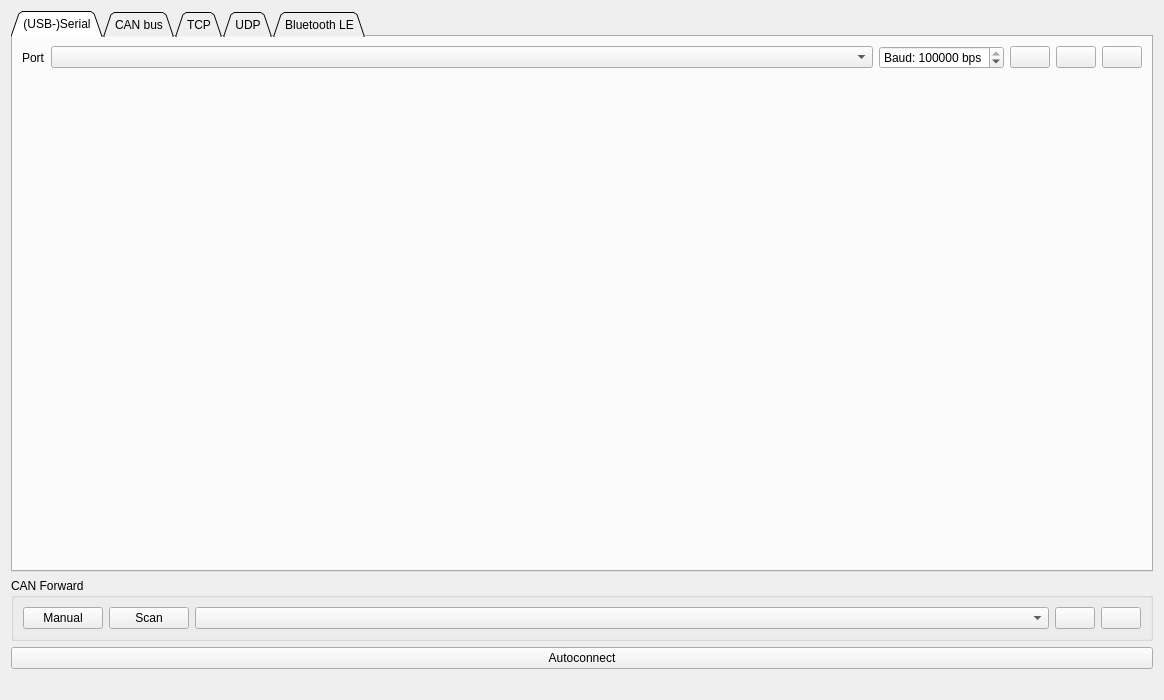
<?xml version="1.0" encoding="UTF-8"?>
<ui version="4.0">
 <class>PageConnection</class>
 <widget class="QWidget" name="PageConnection">
  <property name="geometry">
   <rect>
    <x>0</x>
    <y>0</y>
    <width>1164</width>
    <height>700</height>
   </rect>
  </property>
  <property name="windowTitle">
   <string>Form</string>
  </property>
  <layout class="QVBoxLayout" name="verticalLayout">
   <item>
    <widget class="QTabWidget" name="tabWidget">
     <property name="tabPosition">
      <enum>QTabWidget::North</enum>
     </property>
     <property name="tabShape">
      <enum>QTabWidget::Triangular</enum>
     </property>
     <property name="currentIndex">
      <number>0</number>
     </property>
     <widget class="QWidget" name="tab">
      <attribute name="title">
       <string>(USB-)Serial</string>
      </attribute>
      <layout class="QVBoxLayout" name="verticalLayout_2">
       <item>
        <layout class="QHBoxLayout" name="horizontalLayout">
         <item>
          <widget class="QLabel" name="label_2">
           <property name="text">
            <string>Port</string>
           </property>
          </widget>
         </item>
         <item>
          <widget class="QComboBox" name="serialPortBox">
           <property name="sizePolicy">
            <sizepolicy hsizetype="MinimumExpanding" vsizetype="Fixed">
             <horstretch>0</horstretch>
             <verstretch>0</verstretch>
            </sizepolicy>
           </property>
           <property name="toolTip">
            <string>Serial port</string>
           </property>
          </widget>
         </item>
         <item>
          <widget class="QSpinBox" name="serialBaudBox">
           <property name="toolTip">
            <string>Baudrate</string>
           </property>
           <property name="suffix">
            <string> bps</string>
           </property>
           <property name="prefix">
            <string>Baud: </string>
           </property>
           <property name="maximum">
            <number>3000000</number>
           </property>
           <property name="value">
            <number>115200</number>
           </property>
          </widget>
         </item>
         <item>
          <widget class="QPushButton" name="serialRefreshButton">
           <property name="sizePolicy">
            <sizepolicy hsizetype="Fixed" vsizetype="Fixed">
             <horstretch>0</horstretch>
             <verstretch>0</verstretch>
            </sizepolicy>
           </property>
           <property name="toolTip">
            <string>Refresh serial port list</string>
           </property>
           <property name="text">
            <string/>
           </property>
           <property name="icon">
            <iconset resource="../res.qrc">
             <normaloff>:/res/icons/Refresh-96.png</normaloff>:/res/icons/Refresh-96.png</iconset>
           </property>
          </widget>
         </item>
         <item>
          <widget class="QPushButton" name="serialDisconnectButton">
           <property name="sizePolicy">
            <sizepolicy hsizetype="Fixed" vsizetype="Fixed">
             <horstretch>0</horstretch>
             <verstretch>0</verstretch>
            </sizepolicy>
           </property>
           <property name="toolTip">
            <string>Disconnect</string>
           </property>
           <property name="text">
            <string/>
           </property>
           <property name="icon">
            <iconset resource="../res.qrc">
             <normaloff>:/res/icons/Disconnected-96.png</normaloff>:/res/icons/Disconnected-96.png</iconset>
           </property>
          </widget>
         </item>
         <item>
          <widget class="QPushButton" name="serialConnectButton">
           <property name="sizePolicy">
            <sizepolicy hsizetype="Fixed" vsizetype="Fixed">
             <horstretch>0</horstretch>
             <verstretch>0</verstretch>
            </sizepolicy>
           </property>
           <property name="toolTip">
            <string>Connect</string>
           </property>
           <property name="text">
            <string/>
           </property>
           <property name="icon">
            <iconset resource="../res.qrc">
             <normaloff>:/res/icons/Connected-96.png</normaloff>:/res/icons/Connected-96.png</iconset>
           </property>
          </widget>
         </item>
        </layout>
       </item>
       <item>
        <spacer name="verticalSpacer">
         <property name="orientation">
          <enum>Qt::Vertical</enum>
         </property>
         <property name="sizeHint" stdset="0">
          <size>
           <width>0</width>
           <height>0</height>
          </size>
         </property>
        </spacer>
       </item>
      </layout>
     </widget>
     <widget class="QWidget" name="tab_4">
      <attribute name="title">
       <string>CAN bus</string>
      </attribute>
      <layout class="QVBoxLayout" name="verticalLayout_7">
       <item>
        <layout class="QHBoxLayout" name="horizontalLayout_7">
         <item>
          <widget class="QLabel" name="label_6">
           <property name="text">
            <string>Interface</string>
           </property>
          </widget>
         </item>
         <item>
          <widget class="QComboBox" name="CANbusInterfaceBox">
           <property name="toolTip">
            <string>CAN bus interfaces detected</string>
           </property>
           <property name="editable">
            <bool>false</bool>
           </property>
           <property name="currentText">
            <string/>
           </property>
          </widget>
         </item>
         <item>
          <widget class="QLabel" name="label_5">
           <property name="text">
            <string>ESC ID</string>
           </property>
          </widget>
         </item>
         <item>
          <widget class="QComboBox" name="CANbusTargetIdBox">
           <property name="sizePolicy">
            <sizepolicy hsizetype="MinimumExpanding" vsizetype="Fixed">
             <horstretch>0</horstretch>
             <verstretch>0</verstretch>
            </sizepolicy>
           </property>
           <property name="toolTip">
            <string>Discovered ESC nodes in the bus</string>
           </property>
          </widget>
         </item>
         <item>
          <widget class="QSpinBox" name="CANbusBitrateBox">
           <property name="enabled">
            <bool>false</bool>
           </property>
           <property name="focusPolicy">
            <enum>Qt::WheelFocus</enum>
           </property>
           <property name="toolTip">
            <string>This configuration is not supported by the socketcan backend. However it is possible to set the rate when configuring the CAN network interface using the ip link command.</string>
           </property>
           <property name="suffix">
            <string> kbit/s</string>
           </property>
           <property name="prefix">
            <string>Bit rate: </string>
           </property>
           <property name="maximum">
            <number>1000</number>
           </property>
           <property name="value">
            <number>500</number>
           </property>
          </widget>
         </item>
         <item>
          <widget class="QPushButton" name="CANbusScanButton">
           <property name="sizePolicy">
            <sizepolicy hsizetype="Fixed" vsizetype="Fixed">
             <horstretch>0</horstretch>
             <verstretch>0</verstretch>
            </sizepolicy>
           </property>
           <property name="toolTip">
            <string>Discover ESC nodes in the CAN bus</string>
           </property>
           <property name="text">
            <string>Scan</string>
           </property>
           <property name="icon">
            <iconset resource="../res.qrc">
             <normaloff>:/res/icons/Refresh-96.png</normaloff>:/res/icons/Refresh-96.png</iconset>
           </property>
          </widget>
         </item>
         <item>
          <widget class="QPushButton" name="CANbusDisconnectButton">
           <property name="sizePolicy">
            <sizepolicy hsizetype="Fixed" vsizetype="Fixed">
             <horstretch>0</horstretch>
             <verstretch>0</verstretch>
            </sizepolicy>
           </property>
           <property name="toolTip">
            <string>Disconnect</string>
           </property>
           <property name="text">
            <string/>
           </property>
           <property name="icon">
            <iconset resource="../res.qrc">
             <normaloff>:/res/icons/Disconnected-96.png</normaloff>:/res/icons/Disconnected-96.png</iconset>
           </property>
          </widget>
         </item>
         <item>
          <widget class="QPushButton" name="CANbusConnectButton">
           <property name="enabled">
            <bool>true</bool>
           </property>
           <property name="sizePolicy">
            <sizepolicy hsizetype="Fixed" vsizetype="Fixed">
             <horstretch>0</horstretch>
             <verstretch>0</verstretch>
            </sizepolicy>
           </property>
           <property name="toolTip">
            <string>Connect to a ESC node</string>
           </property>
           <property name="text">
            <string/>
           </property>
           <property name="icon">
            <iconset resource="../res.qrc">
             <normaloff>:/res/icons/Connected-96.png</normaloff>:/res/icons/Connected-96.png</iconset>
           </property>
          </widget>
         </item>
        </layout>
       </item>
       <item>
        <spacer name="verticalSpacer_4">
         <property name="orientation">
          <enum>Qt::Vertical</enum>
         </property>
         <property name="sizeHint" stdset="0">
          <size>
           <width>0</width>
           <height>0</height>
          </size>
         </property>
        </spacer>
       </item>
      </layout>
     </widget>
     <widget class="QWidget" name="tab_2">
      <attribute name="title">
       <string>TCP</string>
      </attribute>
      <layout class="QVBoxLayout" name="verticalLayout_3">
       <item>
        <widget class="QGroupBox" name="groupBox_3">
         <property name="title">
          <string>TCP Client</string>
         </property>
         <layout class="QHBoxLayout" name="horizontalLayout_3">
          <item>
           <widget class="QLabel" name="label">
            <property name="text">
             <string>Address</string>
            </property>
           </widget>
          </item>
          <item>
           <widget class="QLineEdit" name="tcpServerEdit">
            <property name="text">
             <string>127.0.0.1</string>
            </property>
           </widget>
          </item>
          <item>
           <widget class="QSpinBox" name="tcpPortBox">
            <property name="prefix">
             <string>Port: </string>
            </property>
            <property name="maximum">
             <number>65535</number>
            </property>
            <property name="value">
             <number>65102</number>
            </property>
           </widget>
          </item>
          <item>
           <widget class="QPushButton" name="tcpDisconnectButton">
            <property name="sizePolicy">
             <sizepolicy hsizetype="Fixed" vsizetype="Fixed">
              <horstretch>0</horstretch>
              <verstretch>0</verstretch>
             </sizepolicy>
            </property>
            <property name="toolTip">
             <string>Disconnect</string>
            </property>
            <property name="text">
             <string/>
            </property>
            <property name="icon">
             <iconset resource="../res.qrc">
              <normaloff>:/res/icons/Disconnected-96.png</normaloff>:/res/icons/Disconnected-96.png</iconset>
            </property>
           </widget>
          </item>
          <item>
           <widget class="QPushButton" name="tcpConnectButton">
            <property name="sizePolicy">
             <sizepolicy hsizetype="Fixed" vsizetype="Fixed">
              <horstretch>0</horstretch>
              <verstretch>0</verstretch>
             </sizepolicy>
            </property>
            <property name="toolTip">
             <string>Connect</string>
            </property>
            <property name="text">
             <string/>
            </property>
            <property name="icon">
             <iconset resource="../res.qrc">
              <normaloff>:/res/icons/Connected-96.png</normaloff>:/res/icons/Connected-96.png</iconset>
            </property>
           </widget>
          </item>
         </layout>
        </widget>
       </item>
       <item>
        <widget class="QGroupBox" name="tcpServerBox">
         <property name="title">
          <string>TCP Server</string>
         </property>
         <property name="checkable">
          <bool>false</bool>
         </property>
         <property name="checked">
          <bool>false</bool>
         </property>
         <layout class="QVBoxLayout" name="verticalLayout_8">
          <item>
           <layout class="QHBoxLayout" name="horizontalLayout_9">
            <item>
             <widget class="QCheckBox" name="tcpServerEnableBox">
              <property name="text">
               <string>Enable TCP Server</string>
              </property>
             </widget>
            </item>
            <item>
             <widget class="QSpinBox" name="tcpServerPortBox">
              <property name="sizePolicy">
               <sizepolicy hsizetype="MinimumExpanding" vsizetype="Fixed">
                <horstretch>0</horstretch>
                <verstretch>0</verstretch>
               </sizepolicy>
              </property>
              <property name="prefix">
               <string>TCP Port: </string>
              </property>
              <property name="maximum">
               <number>65535</number>
              </property>
              <property name="value">
               <number>65102</number>
              </property>
             </widget>
            </item>
           </layout>
          </item>
          <item>
           <layout class="QHBoxLayout" name="horizontalLayout_8">
            <item>
             <widget class="QPlainTextEdit" name="tcpServerAddressesEdit">
              <property name="readOnly">
               <bool>true</bool>
              </property>
             </widget>
            </item>
            <item>
             <widget class="QPlainTextEdit" name="tcpServerClientsEdit">
              <property name="readOnly">
               <bool>true</bool>
              </property>
             </widget>
            </item>
           </layout>
          </item>
         </layout>
        </widget>
       </item>
      </layout>
     </widget>
     <widget class="QWidget" name="tab_5">
      <attribute name="title">
       <string>UDP</string>
      </attribute>
      <layout class="QVBoxLayout" name="verticalLayout_10">
       <item>
        <widget class="QGroupBox" name="groupBox_4">
         <property name="title">
          <string>UDP Client</string>
         </property>
         <layout class="QHBoxLayout" name="horizontalLayout_10">
          <item>
           <widget class="QLabel" name="label_7">
            <property name="text">
             <string>Address</string>
            </property>
           </widget>
          </item>
          <item>
           <widget class="QLineEdit" name="udpServerEdit">
            <property name="text">
             <string>127.0.0.1</string>
            </property>
           </widget>
          </item>
          <item>
           <widget class="QSpinBox" name="udpPortBox">
            <property name="prefix">
             <string>Port: </string>
            </property>
            <property name="maximum">
             <number>65535</number>
            </property>
            <property name="value">
             <number>65102</number>
            </property>
           </widget>
          </item>
          <item>
           <widget class="QPushButton" name="udpDisconnectButton">
            <property name="sizePolicy">
             <sizepolicy hsizetype="Fixed" vsizetype="Fixed">
              <horstretch>0</horstretch>
              <verstretch>0</verstretch>
             </sizepolicy>
            </property>
            <property name="toolTip">
             <string>Disconnect</string>
            </property>
            <property name="text">
             <string/>
            </property>
            <property name="icon">
             <iconset resource="../res.qrc">
              <normaloff>:/res/icons/Disconnected-96.png</normaloff>:/res/icons/Disconnected-96.png</iconset>
            </property>
           </widget>
          </item>
          <item>
           <widget class="QPushButton" name="udpConnectButton">
            <property name="sizePolicy">
             <sizepolicy hsizetype="Fixed" vsizetype="Fixed">
              <horstretch>0</horstretch>
              <verstretch>0</verstretch>
             </sizepolicy>
            </property>
            <property name="toolTip">
             <string>Connect</string>
            </property>
            <property name="text">
             <string/>
            </property>
            <property name="icon">
             <iconset resource="../res.qrc">
              <normaloff>:/res/icons/Connected-96.png</normaloff>:/res/icons/Connected-96.png</iconset>
            </property>
           </widget>
          </item>
         </layout>
        </widget>
       </item>
       <item>
        <widget class="QGroupBox" name="tcpServerBox_2">
         <property name="title">
          <string>UDP Server</string>
         </property>
         <property name="checkable">
          <bool>false</bool>
         </property>
         <property name="checked">
          <bool>false</bool>
         </property>
         <layout class="QVBoxLayout" name="verticalLayout_9">
          <item>
           <layout class="QHBoxLayout" name="horizontalLayout_11">
            <item>
             <widget class="QCheckBox" name="udpServerEnableBox">
              <property name="text">
               <string>Enable UDP Server</string>
              </property>
             </widget>
            </item>
            <item>
             <widget class="QSpinBox" name="udpServerPortBox">
              <property name="sizePolicy">
               <sizepolicy hsizetype="MinimumExpanding" vsizetype="Fixed">
                <horstretch>0</horstretch>
                <verstretch>0</verstretch>
               </sizepolicy>
              </property>
              <property name="prefix">
               <string>UDP Port: </string>
              </property>
              <property name="maximum">
               <number>65535</number>
              </property>
              <property name="value">
               <number>65102</number>
              </property>
             </widget>
            </item>
           </layout>
          </item>
          <item>
           <layout class="QHBoxLayout" name="horizontalLayout_12">
            <item>
             <widget class="QPlainTextEdit" name="udpServerAddressesEdit">
              <property name="readOnly">
               <bool>true</bool>
              </property>
             </widget>
            </item>
            <item>
             <widget class="QPlainTextEdit" name="udpServerClientsEdit">
              <property name="readOnly">
               <bool>true</bool>
              </property>
             </widget>
            </item>
           </layout>
          </item>
         </layout>
        </widget>
       </item>
      </layout>
     </widget>
     <widget class="QWidget" name="tab_3">
      <attribute name="title">
       <string>Bluetooth LE</string>
      </attribute>
      <layout class="QVBoxLayout" name="verticalLayout_4">
       <item>
        <layout class="QHBoxLayout" name="horizontalLayout_4">
         <item>
          <widget class="QLabel" name="label_3">
           <property name="text">
            <string>BLE Device</string>
           </property>
          </widget>
         </item>
         <item>
          <widget class="QComboBox" name="bleDevBox">
           <property name="sizePolicy">
            <sizepolicy hsizetype="MinimumExpanding" vsizetype="Fixed">
             <horstretch>0</horstretch>
             <verstretch>0</verstretch>
            </sizepolicy>
           </property>
          </widget>
         </item>
         <item>
          <widget class="QPushButton" name="bleScanButton">
           <property name="sizePolicy">
            <sizepolicy hsizetype="Fixed" vsizetype="Fixed">
             <horstretch>0</horstretch>
             <verstretch>0</verstretch>
            </sizepolicy>
           </property>
           <property name="toolTip">
            <string>Refresh serial port list</string>
           </property>
           <property name="text">
            <string/>
           </property>
           <property name="icon">
            <iconset resource="../res.qrc">
             <normaloff>:/res/icons/Refresh-96.png</normaloff>:/res/icons/Refresh-96.png</iconset>
           </property>
          </widget>
         </item>
         <item>
          <widget class="QPushButton" name="bleDisconnectButton">
           <property name="sizePolicy">
            <sizepolicy hsizetype="Fixed" vsizetype="Fixed">
             <horstretch>0</horstretch>
             <verstretch>0</verstretch>
            </sizepolicy>
           </property>
           <property name="toolTip">
            <string>Disconnect</string>
           </property>
           <property name="text">
            <string/>
           </property>
           <property name="icon">
            <iconset resource="../res.qrc">
             <normaloff>:/res/icons/Disconnected-96.png</normaloff>:/res/icons/Disconnected-96.png</iconset>
           </property>
          </widget>
         </item>
         <item>
          <widget class="QPushButton" name="bleConnectButton">
           <property name="sizePolicy">
            <sizepolicy hsizetype="Fixed" vsizetype="Fixed">
             <horstretch>0</horstretch>
             <verstretch>0</verstretch>
            </sizepolicy>
           </property>
           <property name="toolTip">
            <string>Connect</string>
           </property>
           <property name="text">
            <string/>
           </property>
           <property name="icon">
            <iconset resource="../res.qrc">
             <normaloff>:/res/icons/Connected-96.png</normaloff>:/res/icons/Connected-96.png</iconset>
           </property>
          </widget>
         </item>
        </layout>
       </item>
       <item>
        <layout class="QHBoxLayout" name="horizontalLayout_5">
         <item>
          <widget class="QLabel" name="label_4">
           <property name="text">
            <string>Set Device Name</string>
           </property>
          </widget>
         </item>
         <item>
          <widget class="QLineEdit" name="bleNameEdit"/>
         </item>
         <item>
          <widget class="QPushButton" name="bleSetNameButton">
           <property name="text">
            <string>Set</string>
           </property>
           <property name="icon">
            <iconset resource="../res.qrc">
             <normaloff>:/res/icons/Ok-96.png</normaloff>:/res/icons/Ok-96.png</iconset>
           </property>
          </widget>
         </item>
        </layout>
       </item>
       <item>
        <widget class="QGroupBox" name="groupBox_2">
         <property name="sizePolicy">
          <sizepolicy hsizetype="Preferred" vsizetype="MinimumExpanding">
           <horstretch>0</horstretch>
           <verstretch>0</verstretch>
          </sizepolicy>
         </property>
         <property name="title">
          <string>Paired ESCs</string>
         </property>
         <layout class="QVBoxLayout" name="verticalLayout_6">
          <item>
           <layout class="QHBoxLayout" name="horizontalLayout_6">
            <item>
             <widget class="QListWidget" name="pairedListWidget"/>
            </item>
            <item>
             <layout class="QVBoxLayout" name="verticalLayout_5">
              <property name="spacing">
               <number>3</number>
              </property>
              <item>
               <widget class="QPushButton" name="pairConnectedButton">
                <property name="toolTip">
                 <string>Pair the connected ESC</string>
                </property>
                <property name="text">
                 <string>Pair</string>
                </property>
                <property name="icon">
                 <iconset resource="../res.qrc">
                  <normaloff>:/res/icons/Circled Play-96.png</normaloff>:/res/icons/Circled Play-96.png</iconset>
                </property>
               </widget>
              </item>
              <item>
               <widget class="QPushButton" name="addConnectedButton">
                <property name="toolTip">
                 <string>Add the connected ESC without pairing it.</string>
                </property>
                <property name="text">
                 <string>Add</string>
                </property>
                <property name="icon">
                 <iconset resource="../res.qrc">
                  <normaloff>:/res/icons/Plus Math-96.png</normaloff>:/res/icons/Plus Math-96.png</iconset>
                </property>
               </widget>
              </item>
              <item>
               <widget class="QPushButton" name="addUuidButton">
                <property name="toolTip">
                 <string>Manuallt add UUID to this instance of variESC Tool</string>
                </property>
                <property name="text">
                 <string>Add UUID</string>
                </property>
                <property name="icon">
                 <iconset resource="../res.qrc">
                  <normaloff>:/res/icons/Plus Math-96.png</normaloff>:/res/icons/Plus Math-96.png</iconset>
                </property>
                <property name="flat">
                 <bool>false</bool>
                </property>
               </widget>
              </item>
              <item>
               <widget class="QPushButton" name="unpairButton">
                <property name="toolTip">
                 <string>Unpair this ESC, and make it possible to connect to it from any variESC Tool instance.</string>
                </property>
                <property name="text">
                 <string>Unpair</string>
                </property>
                <property name="icon">
                 <iconset resource="../res.qrc">
                  <normaloff>:/res/icons/Restart-96.png</normaloff>:/res/icons/Restart-96.png</iconset>
                </property>
               </widget>
              </item>
              <item>
               <widget class="QPushButton" name="deletePairedButton">
                <property name="toolTip">
                 <string/>
                </property>
                <property name="text">
                 <string>Delete</string>
                </property>
                <property name="icon">
                 <iconset resource="../res.qrc">
                  <normaloff>:/res/icons/Delete-96.png</normaloff>:/res/icons/Delete-96.png</iconset>
                </property>
               </widget>
              </item>
              <item>
               <widget class="QPushButton" name="clearPairedButton">
                <property name="text">
                 <string>Clear</string>
                </property>
                <property name="icon">
                 <iconset resource="../res.qrc">
                  <normaloff>:/res/icons/Delete-96.png</normaloff>:/res/icons/Delete-96.png</iconset>
                </property>
               </widget>
              </item>
              <item>
               <spacer name="verticalSpacer_3">
                <property name="orientation">
                 <enum>Qt::Vertical</enum>
                </property>
                <property name="sizeHint" stdset="0">
                 <size>
                  <width>0</width>
                  <height>0</height>
                 </size>
                </property>
               </spacer>
              </item>
             </layout>
            </item>
           </layout>
          </item>
         </layout>
        </widget>
       </item>
      </layout>
     </widget>
    </widget>
   </item>
   <item>
    <widget class="QGroupBox" name="groupBox">
     <property name="title">
      <string>CAN Forward</string>
     </property>
     <layout class="QHBoxLayout" name="horizontalLayout_2">
      <item>
       <widget class="QPushButton" name="canDefaultButton">
        <property name="sizePolicy">
         <sizepolicy hsizetype="Fixed" vsizetype="Fixed">
          <horstretch>0</horstretch>
          <verstretch>0</verstretch>
         </sizepolicy>
        </property>
        <property name="toolTip">
         <string>Populate box without scaning, in case there are problames with scanning or the firmware does not support it.</string>
        </property>
        <property name="text">
         <string>Manual</string>
        </property>
        <property name="icon">
         <iconset resource="../res.qrc">
          <normaloff>:/res/icons/Bug-96.png</normaloff>:/res/icons/Bug-96.png</iconset>
        </property>
       </widget>
      </item>
      <item>
       <widget class="QPushButton" name="canRefreshButton">
        <property name="sizePolicy">
         <sizepolicy hsizetype="Fixed" vsizetype="Fixed">
          <horstretch>0</horstretch>
          <verstretch>0</verstretch>
         </sizepolicy>
        </property>
        <property name="toolTip">
         <string>Scan for CAN devices</string>
        </property>
        <property name="text">
         <string>Scan</string>
        </property>
        <property name="icon">
         <iconset resource="../res.qrc">
          <normaloff>:/res/icons/Refresh-96.png</normaloff>:/res/icons/Refresh-96.png</iconset>
        </property>
       </widget>
      </item>
      <item>
       <widget class="QComboBox" name="canFwdBox"/>
      </item>
      <item>
       <widget class="QPushButton" name="helpButton">
        <property name="sizePolicy">
         <sizepolicy hsizetype="Fixed" vsizetype="Fixed">
          <horstretch>0</horstretch>
          <verstretch>0</verstretch>
         </sizepolicy>
        </property>
        <property name="toolTip">
         <string>Show help</string>
        </property>
        <property name="text">
         <string/>
        </property>
        <property name="icon">
         <iconset resource="../res.qrc">
          <normaloff>:/res/icons/Help-96.png</normaloff>:/res/icons/Help-96.png</iconset>
        </property>
       </widget>
      </item>
      <item>
       <widget class="QPushButton" name="canFwdButton">
        <property name="sizePolicy">
         <sizepolicy hsizetype="Fixed" vsizetype="Fixed">
          <horstretch>0</horstretch>
          <verstretch>0</verstretch>
         </sizepolicy>
        </property>
        <property name="toolTip">
         <string>Forward communication over CAN-bus</string>
        </property>
        <property name="text">
         <string/>
        </property>
        <property name="icon">
         <iconset resource="../res.qrc">
          <normaloff>:/res/icons/can_off.png</normaloff>
          <normalon>:/res/icons/can_on.png</normalon>:/res/icons/can_off.png</iconset>
        </property>
        <property name="checkable">
         <bool>true</bool>
        </property>
       </widget>
      </item>
     </layout>
    </widget>
   </item>
   <item>
    <widget class="QPushButton" name="autoConnectButton">
     <property name="toolTip">
      <string>Try to automatically connect using the USB connection</string>
     </property>
     <property name="text">
      <string>Autoconnect</string>
     </property>
     <property name="icon">
      <iconset resource="../res.qrc">
       <normaloff>:/res/icons/Wizard-96.png</normaloff>:/res/icons/Wizard-96.png</iconset>
     </property>
     <property name="iconSize">
      <size>
       <width>45</width>
       <height>45</height>
      </size>
     </property>
    </widget>
   </item>
   <item>
    <widget class="QLabel" name="statusLabel">
     <property name="text">
      <string/>
     </property>
     <property name="alignment">
      <set>Qt::AlignCenter</set>
     </property>
    </widget>
   </item>
  </layout>
 </widget>
 <resources>
  <include location="../res.qrc"/>
 </resources>
 <connections/>
</ui>
